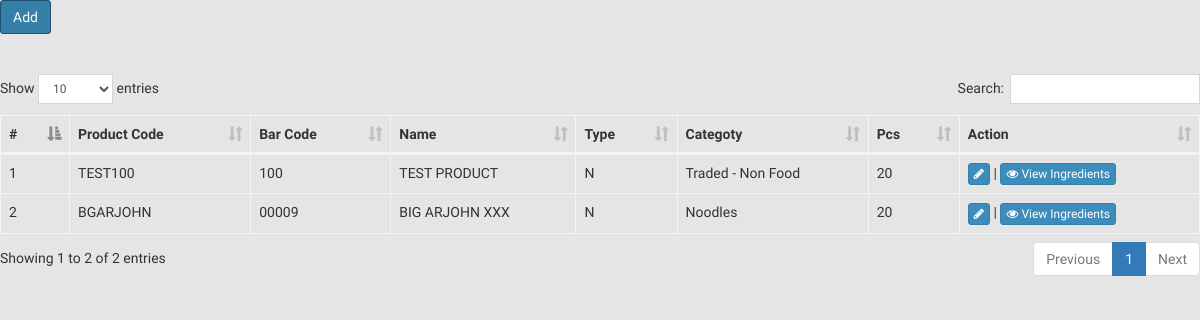
Page /index.php/products on the earlier database version.
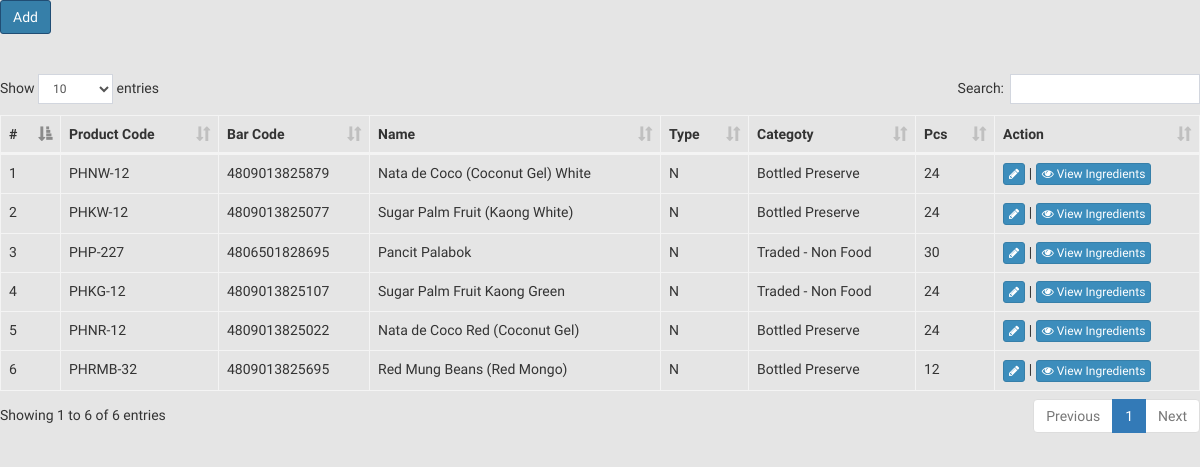
Same page on the later database version.
### tables this page shows
CREATE TABLE `products` (
  `prod_id` int(11) NOT NULL,
  `prod_code` varchar(100) DEFAULT NULL,
  `bar_code` varchar(100) DEFAULT NULL,
  `prod_type` varchar(1) DEFAULT NULL,
  `prod_name` varchar(100) DEFAULT NULL,
  `brand_name` varchar(1000) DEFAULT NULL,
  `prod_cat` int(11) DEFAULT NULL,
  `prod_weight` varchar(50) DEFAULT NULL,
  `prod_pcs` int(11) DEFAULT NULL,
  `prepared_by` int(11) DEFAULT NULL,
  `last_edited_by` date DEFAULT NULL
);

CREATE TABLE `product_category` (
  `cat_id` int(11) NOT NULL,
  `cat_title` varchar(30) NOT NULL
);

### application/controllers/Products.php (called while the page is built, shortened)
<?php defined('BASEPATH') OR exit('No direct script access allowed');
class Products extends CI_Controller {
	public function __construct(){
		$this->load->database();
		$this->load->library(array('ion_auth','form_validation'));
		$this->load->helper(array('url','language'));
        $this->load->model('Products_model');
	}
	public function index(){
		$sql = "SELECT a.prod_id, a.prod_code, a.bar_code, a.prod_name, a.prod_type, a.prod_cat, a.prod_pcs, b.cat_id, b.cat_title FROM products a INNER JOIN product_category b ON a.prod_cat = b.cat_id";
		$this->data['products'] = $this->cm->get_query($sql,2);
		$sql = "SELECT A.*, B.* FROM raw_materials A INNER JOIN raw_materials_type B ON A.rm_type = B.rmt_id ORDER BY rm_name";
		$this->data['raw_mat'] = $this->cm->get_query($sql,2);
       		$this->data['bcrumbs'] = 'Products';
		$this->_render_page('products/home', $this->data);
	}
	public function _render_page($view, $data=null, $returnhtml=false)
	{
		$this->viewdata = (empty($data)) ? $this->data: $data;
		$this->load->view('layout/header', $this->viewdata);
		$view_html = $this->load->view($view, $this->viewdata, $returnhtml);
		$this->load->view('layout/footer', $this->viewdata);
	}
}

### index.php (called while the page is built, shortened)
<?php
require_once BASEPATH.'core/CodeIgniter.php';

### application/models/Common_model.php (called while the page is built, shortened)
<?php
class Common_model extends CI_Model {
	function get_query($sql,$result){
		if($result == 2){
			return $this->db->query($sql)->result();
		}
	}
}

### application/views/products/home.php (the view, shortened to what this page needs)
<div class="row">
  <div class="col-md-12">
    <a href="<?php echo base_url('Products/additional'); ?>" class="btn btn-primary">Add</a>
  </div>
</div>
<br>
<br>
<div class="row">
  <div class="col-md-12">
    <table class="table table-bordered" id="priceList">
      <thead>
        <th>#</th>
        <th>Product Code</th>
        <th>Bar Code</th>
        <th>Name</th>
        <th>Type</th>
        <th>Categoty</th>
        <th>Pcs</th>
        <th>Action</th>
      </thead>
      <tbody>
       <?php
        if(!empty($products)){
          $num = 1;
        foreach ($products as $key) {
        ?>
          <tr>
            <td><?php echo $num++; ?></td>
            <td><?php echo $key->prod_code; ?></td>
            <td><?php echo $key->bar_code; ?></td>
            <td><?php echo $key->prod_name; ?></td>
            <td><?php echo $key->prod_type; ?></td>
            <td><?php echo $key->cat_title; ?></td>
            <td><?php echo $key->prod_pcs; ?></td>
            <td>
                <a class="btn btn-primary btn-xs" href="<?php echo base_url('Products/additional?p='.$key->prod_id); ?>" ><i class="fa fa-pencil"></i></a> |
                <a class="btn btn-primary btn-xs" href="<?php echo base_url('Products/viewing/'.$key->prod_id); ?>" onclick="return popitup(this)" ><i class="fa fa-eye"></i> View Ingredients</a>
            </td>
          </tr>
        <?php
        }}
        else{
        ?>
          <tr>
            <td colspan="8" class="text-danger"> *** No Product Found ***</td>
          </tr>
        <?php
        }
        ?>
      </tbody>
    </table>
  </div>
</div>

Differences in the rows shown:
removed products: prod_code "TEST100", bar_code "100", prod_name "TEST PRODUCT", prod_type "N", product_category.cat_title "Traded - Non Food", prod_pcs "20"
removed products: prod_code "BGARJOHN", bar_code "00009", prod_name "BIG ARJOHN XXX", prod_type "N", product_category.cat_title "Noodles", prod_pcs "20"
added products: prod_code "PHNW-12", bar_code "4809013825879", prod_name "Nata de Coco (Coconut Gel) White", prod_type "N", product_category.cat_title "Bottled Preserve", prod_pcs "24"
added products: prod_code "PHKW-12", bar_code "4809013825077", prod_name "Sugar Palm Fruit (Kaong White)", prod_type "N", product_category.cat_title "Bottled Preserve", prod_pcs "24"
added products: prod_code "PHP-227", bar_code "4806501828695", prod_name "Pancit Palabok", prod_type "N", product_category.cat_title "Traded - Non Food", prod_pcs "30"
added products: prod_code "PHKG-12", bar_code "4809013825107", prod_name "Sugar Palm Fruit Kaong Green", prod_type "N", product_category.cat_title "Traded - Non Food", prod_pcs "24"
added products: prod_code "PHNR-12", bar_code "4809013825022", prod_name "Nata de Coco Red (Coconut Gel)", prod_type "N", product_category.cat_title "Bottled Preserve", prod_pcs "24"
added products: prod_code "PHRMB-32", bar_code "4809013825695", prod_name "Red Mung Beans (Red Mongo)", prod_type "N", product_category.cat_title "Bottled Preserve", prod_pcs "12"
Other differences:
text written by a page script: "Show entries Search: Showing 1 to 2 of 2 entries Previous 1 Next" → "Show entries Search: Showing 1 to 6 of 6 entries Previous 1 Next"
